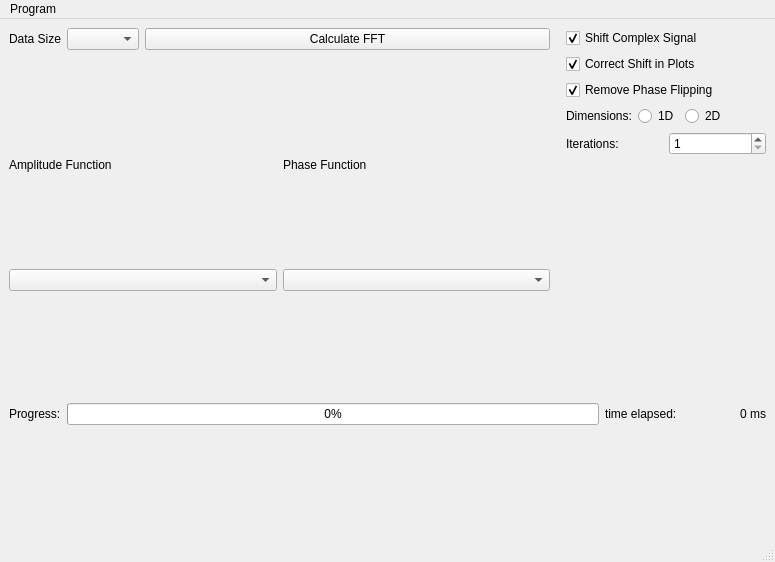
<?xml version="1.0" encoding="UTF-8"?>
<ui version="4.0">
 <class>MainWindow</class>
 <widget class="QMainWindow" name="MainWindow">
  <property name="geometry">
   <rect>
    <x>0</x>
    <y>0</y>
    <width>775</width>
    <height>562</height>
   </rect>
  </property>
  <property name="windowTitle">
   <string>MainWindow</string>
  </property>
  <widget class="QWidget" name="centralwidget">
   <layout class="QGridLayout" name="gridLayout">
    <item row="0" column="3" rowspan="2">
     <layout class="QVBoxLayout" name="verticalLayout">
      <property name="spacing">
       <number>6</number>
      </property>
      <property name="leftMargin">
       <number>10</number>
      </property>
      <item>
       <widget class="QCheckBox" name="checkBoxPhaseShift">
        <property name="text">
         <string>Shift Complex Signal</string>
        </property>
        <property name="checked">
         <bool>true</bool>
        </property>
       </widget>
      </item>
      <item>
       <widget class="QCheckBox" name="checkBoxCorrectShiftDisplay">
        <property name="text">
         <string>Correct Shift in Plots</string>
        </property>
        <property name="checked">
         <bool>true</bool>
        </property>
       </widget>
      </item>
      <item>
       <widget class="QCheckBox" name="checkBoxPhaseUnwrap">
        <property name="text">
         <string>Remove Phase Flipping</string>
        </property>
        <property name="checked">
         <bool>true</bool>
        </property>
       </widget>
      </item>
      <item>
       <layout class="QHBoxLayout" name="horizontalLayout">
        <item>
         <widget class="QLabel" name="label_3">
          <property name="text">
           <string>Dimensions:</string>
          </property>
         </widget>
        </item>
        <item>
         <widget class="QRadioButton" name="radioButton1D">
          <property name="text">
           <string>1D</string>
          </property>
         </widget>
        </item>
        <item>
         <widget class="QRadioButton" name="radioButton2D">
          <property name="text">
           <string>2D</string>
          </property>
         </widget>
        </item>
        <item>
         <spacer name="horizontalSpacer_2">
          <property name="orientation">
           <enum>Qt::Horizontal</enum>
          </property>
          <property name="sizeType">
           <enum>QSizePolicy::Preferred</enum>
          </property>
          <property name="sizeHint" stdset="0">
           <size>
            <width>40</width>
            <height>20</height>
           </size>
          </property>
         </spacer>
        </item>
       </layout>
      </item>
      <item>
       <layout class="QHBoxLayout" name="horizontalLayout_2">
        <item>
         <widget class="QLabel" name="label_2">
          <property name="text">
           <string>Iterations: </string>
          </property>
         </widget>
        </item>
        <item>
         <widget class="QSpinBox" name="spinBoxIterations">
          <property name="sizePolicy">
           <sizepolicy hsizetype="Minimum" vsizetype="Fixed">
            <horstretch>0</horstretch>
            <verstretch>0</verstretch>
           </sizepolicy>
          </property>
          <property name="minimum">
           <number>1</number>
          </property>
          <property name="maximum">
           <number>100</number>
          </property>
         </widget>
        </item>
       </layout>
      </item>
      <item>
       <spacer name="verticalSpacer">
        <property name="orientation">
         <enum>Qt::Vertical</enum>
        </property>
        <property name="sizeHint" stdset="0">
         <size>
          <width>20</width>
          <height>40</height>
         </size>
        </property>
       </spacer>
      </item>
     </layout>
    </item>
    <item row="2" column="0" colspan="4">
     <layout class="QGridLayout" name="gridLayoutPlots"/>
    </item>
    <item row="1" column="0" colspan="3">
     <layout class="QGridLayout" name="gridLayout_3">
      <property name="topMargin">
       <number>10</number>
      </property>
      <item row="2" column="0">
       <layout class="QVBoxLayout" name="verticalLayoutAmplitude"/>
      </item>
      <item row="2" column="1">
       <layout class="QVBoxLayout" name="verticalLayoutPhase">
        <property name="topMargin">
         <number>0</number>
        </property>
       </layout>
      </item>
      <item row="0" column="1">
       <widget class="QLabel" name="label_PhaseFunction">
        <property name="text">
         <string>Phase Function</string>
        </property>
       </widget>
      </item>
      <item row="0" column="0">
       <widget class="QLabel" name="label_AmplFunctio">
        <property name="text">
         <string>Amplitude Function</string>
        </property>
       </widget>
      </item>
      <item row="1" column="0">
       <widget class="QComboBox" name="comboBoxFunctionsAmplitude">
        <property name="sizePolicy">
         <sizepolicy hsizetype="Expanding" vsizetype="Fixed">
          <horstretch>5</horstretch>
          <verstretch>0</verstretch>
         </sizepolicy>
        </property>
       </widget>
      </item>
      <item row="1" column="1">
       <widget class="QComboBox" name="comboBoxFunctionsPhase">
        <property name="sizePolicy">
         <sizepolicy hsizetype="Expanding" vsizetype="Fixed">
          <horstretch>5</horstretch>
          <verstretch>0</verstretch>
         </sizepolicy>
        </property>
       </widget>
      </item>
     </layout>
    </item>
    <item row="0" column="0" colspan="3">
     <layout class="QGridLayout" name="gridLayout_2">
      <property name="sizeConstraint">
       <enum>QLayout::SetDefaultConstraint</enum>
      </property>
      <item row="0" column="1">
       <widget class="QComboBox" name="comboBoxDataPoints">
        <property name="sizePolicy">
         <sizepolicy hsizetype="Maximum" vsizetype="Fixed">
          <horstretch>7</horstretch>
          <verstretch>0</verstretch>
         </sizepolicy>
        </property>
       </widget>
      </item>
      <item row="0" column="0">
       <widget class="QLabel" name="label">
        <property name="text">
         <string>Data Size</string>
        </property>
       </widget>
      </item>
      <item row="0" column="2">
       <widget class="QPushButton" name="pushButtonStartFFT">
        <property name="sizePolicy">
         <sizepolicy hsizetype="Minimum" vsizetype="Fixed">
          <horstretch>4</horstretch>
          <verstretch>0</verstretch>
         </sizepolicy>
        </property>
        <property name="text">
         <string>Calculate FFT</string>
        </property>
       </widget>
      </item>
     </layout>
    </item>
    <item row="3" column="0" colspan="4">
     <layout class="QHBoxLayout" name="horizontalLayout_3">
      <item>
       <widget class="QLabel" name="label_4">
        <property name="text">
         <string>Progress:</string>
        </property>
       </widget>
      </item>
      <item>
       <widget class="QProgressBar" name="progressBar">
        <property name="value">
         <number>0</number>
        </property>
       </widget>
      </item>
      <item>
       <widget class="QLabel" name="label_5">
        <property name="text">
         <string>time elapsed: </string>
        </property>
       </widget>
      </item>
      <item>
       <widget class="QLabel" name="labelTimeElapsed">
        <property name="minimumSize">
         <size>
          <width>80</width>
          <height>0</height>
         </size>
        </property>
        <property name="text">
         <string>0 ms</string>
        </property>
        <property name="alignment">
         <set>Qt::AlignRight|Qt::AlignTrailing|Qt::AlignVCenter</set>
        </property>
        <property name="margin">
         <number>10</number>
        </property>
       </widget>
      </item>
     </layout>
    </item>
   </layout>
  </widget>
  <widget class="QMenuBar" name="menubar">
   <property name="geometry">
    <rect>
     <x>0</x>
     <y>0</y>
     <width>775</width>
     <height>21</height>
    </rect>
   </property>
   <widget class="QMenu" name="menuProgram">
    <property name="title">
     <string>Program</string>
    </property>
    <addaction name="actionQuit"/>
   </widget>
   <addaction name="menuProgram"/>
  </widget>
  <widget class="QStatusBar" name="statusbar"/>
  <action name="actionQuit">
   <property name="text">
    <string>Quit</string>
   </property>
  </action>
 </widget>
 <resources/>
 <connections/>
</ui>
